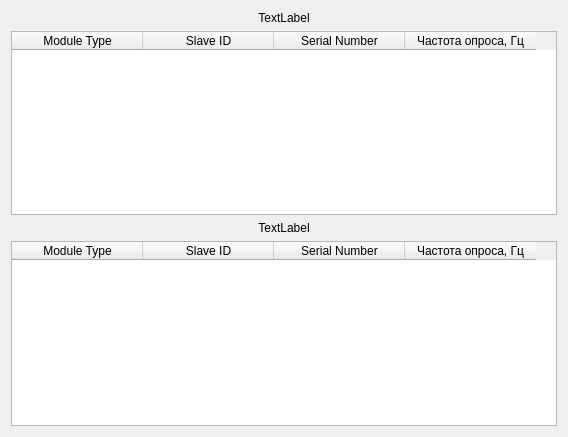
<?xml version="1.0" encoding="UTF-8"?>
<ui version="4.0">
 <class>TableForIed</class>
 <widget class="QDialog" name="TableForIed">
  <property name="geometry">
   <rect>
    <x>0</x>
    <y>0</y>
    <width>568</width>
    <height>437</height>
   </rect>
  </property>
  <property name="minimumSize">
   <size>
    <width>568</width>
    <height>0</height>
   </size>
  </property>
  <property name="windowTitle">
   <string>Dialog</string>
  </property>
  <layout class="QGridLayout" name="gridLayout">
   <item row="0" column="0">
    <layout class="QVBoxLayout" name="verticalLayout">
     <property name="sizeConstraint">
      <enum>QLayout::SetDefaultConstraint</enum>
     </property>
     <item>
      <widget class="QLabel" name="labelSpi">
       <property name="text">
        <string>TextLabel</string>
       </property>
       <property name="alignment">
        <set>Qt::AlignCenter</set>
       </property>
      </widget>
     </item>
     <item>
      <widget class="QTableWidget" name="tableWidgetSpi">
       <attribute name="horizontalHeaderDefaultSectionSize">
        <number>131</number>
       </attribute>
       <column>
        <property name="text">
         <string>Module Type</string>
        </property>
       </column>
       <column>
        <property name="text">
         <string>Slave ID</string>
        </property>
       </column>
       <column>
        <property name="text">
         <string>Serial Number</string>
        </property>
       </column>
       <column>
        <property name="text">
         <string>Частота опроса, Гц</string>
        </property>
       </column>
      </widget>
     </item>
     <item>
      <widget class="QLabel" name="labelRs">
       <property name="text">
        <string>TextLabel</string>
       </property>
       <property name="alignment">
        <set>Qt::AlignCenter</set>
       </property>
      </widget>
     </item>
     <item>
      <widget class="QTableWidget" name="tableWidgetRs">
       <attribute name="horizontalHeaderDefaultSectionSize">
        <number>131</number>
       </attribute>
       <column>
        <property name="text">
         <string>Module Type</string>
        </property>
       </column>
       <column>
        <property name="text">
         <string>Slave ID</string>
        </property>
       </column>
       <column>
        <property name="text">
         <string>Serial Number</string>
        </property>
       </column>
       <column>
        <property name="text">
         <string>Частота опроса, Гц</string>
        </property>
       </column>
      </widget>
     </item>
    </layout>
   </item>
  </layout>
 </widget>
 <resources/>
 <connections/>
</ui>
